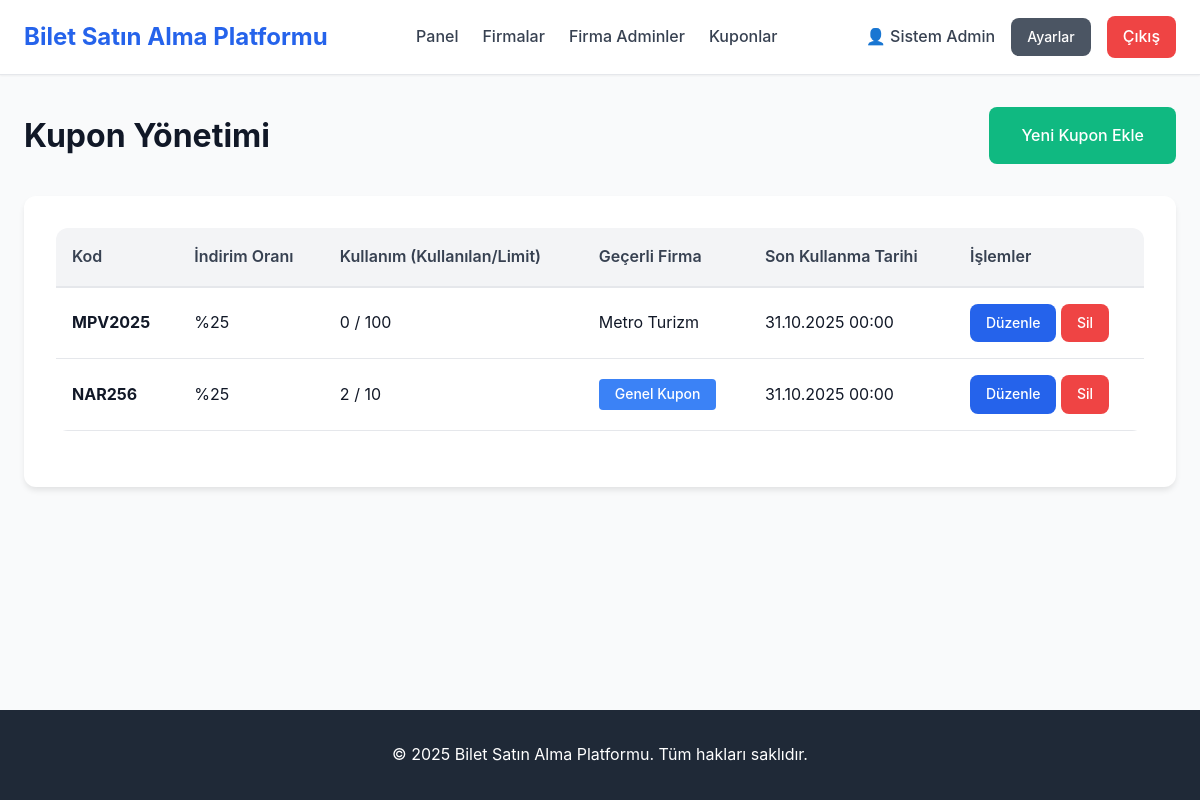
Before: /admin/coupons (signed in) with the older database file.
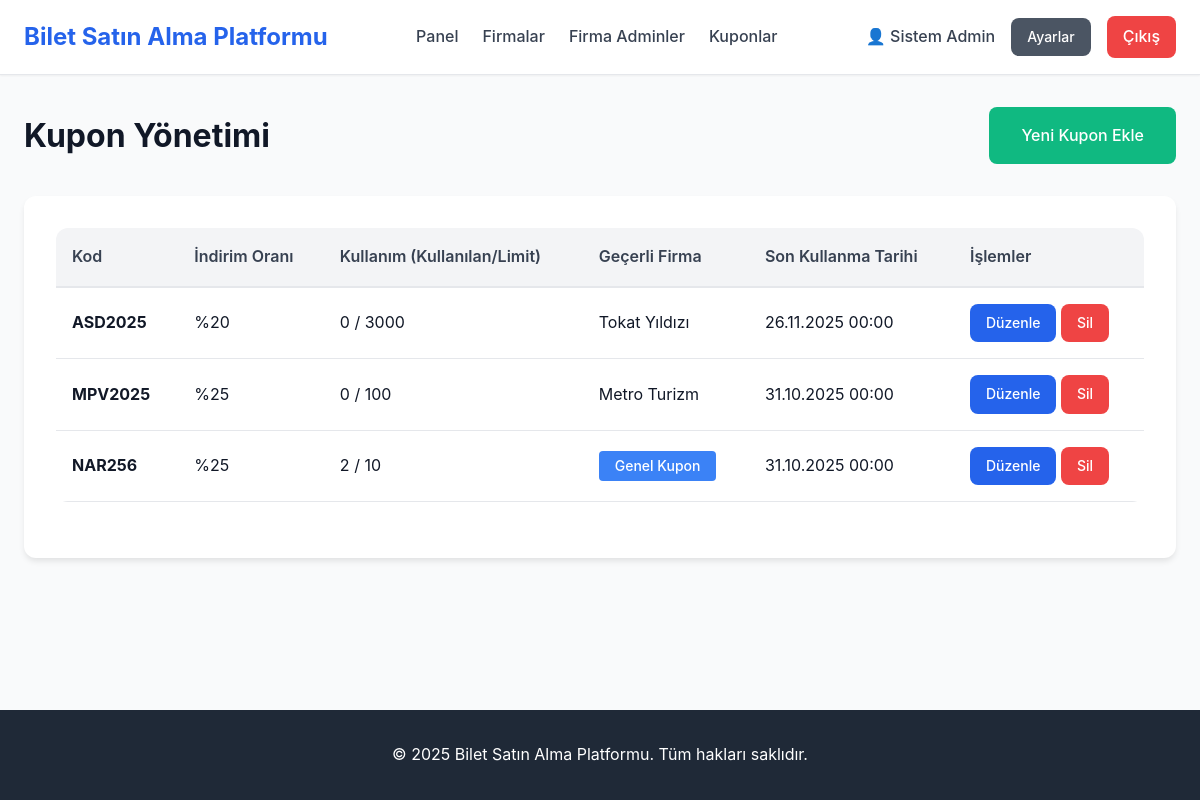
After: the same page with the newer database file.
### tables this page shows
CREATE TABLE Coupons (
    id TEXT PRIMARY KEY,                    -- UUID
    code TEXT NOT NULL UNIQUE,              -- Kupon kodu (benzersiz)
    discount REAL NOT NULL CHECK(discount > 0 AND discount <= 100),  -- İndirim oranı (%)
    company_id TEXT NULL,                   -- NULL ise global (admin), değilse firma kuponu
    usage_limit INTEGER NOT NULL,           -- Toplam kullanım limiti
    used_count INTEGER DEFAULT 0,           -- Şu ana kadar kaç kez kullanıldı
    expire_date DATETIME NOT NULL,          -- Son kullanma tarihi
    created_at TIMESTAMP DEFAULT CURRENT_TIMESTAMP,
    FOREIGN KEY (company_id) REFERENCES Bus_Company(id) ON DELETE CASCADE
);

CREATE TABLE Bus_Company (
    id TEXT PRIMARY KEY,                    -- UUID
    name TEXT NOT NULL UNIQUE,              -- Firma adı (benzersiz)
    logo_path TEXT,                         -- Logo dosya yolu
    created_at TIMESTAMP DEFAULT CURRENT_TIMESTAMP
);

### pages/admin/coupons.php (called while the page is built, shortened)
<?php
$auth = new Auth();
$db = Database::getInstance();
$auth->requireAdmin();
$coupons = $db->getAllCoupons();
require_once INCLUDES_PATH . '/header.php';
require_once VIEWS_PATH . '/admin/coupons.view.php';
require_once INCLUDES_PATH . '/footer.php';

### public/index.php (called while the page is built, shortened)
<?php
require_once __DIR__ . '/../config/config.php';
require_once __DIR__ . '/../router.php';

### config/config.php (called while the page is built, shortened)
<?php
require_once __DIR__ . '/database.php';
spl_autoload_register(function ($class) {
    $file = CLASSES_PATH . '/' . $class . '.php';
});

### config/database.php (called while the page is built, shortened)
<?php
function getDBConnection() {
    try {
        $pdo = new PDO('sqlite:' . DB_PATH);
        $pdo->setAttribute(PDO::ATTR_ERRMODE, PDO::ERRMODE_EXCEPTION);
        $pdo->exec('PRAGMA foreign_keys = ON');
        $pdo->setAttribute(PDO::FETCH_ASSOC, true);
        return $pdo;
    } catch (PDOException $e) {
        error_log("Veritabanı bağlantı hatası: " . $e->getMessage());
        if (ENVIRONMENT !== 'development') {
            die("Sistemde bir sorun oluştu. Lütfen daha sonra tekrar deneyin.");
        } else {
            die("Veritabanı bağlantı hatası: " . $e->getMessage());
        }
    }
}

### classes/Database.php (called while the page is built, shortened)
<?php
class Database {
    private $pdo;
    private static $instance = null;
    private function __construct() {
        $this->pdo = getDBConnection();
    }
    public static function getInstance() {
        if (self::$instance === null) {
            self::$instance = new self();
        }
        return self::$instance;
    }
    public function fetchAll($sql, $params = []) {
        try {
            $stmt = $this->pdo->prepare($sql);
            $stmt->execute($params);
            return $stmt->fetchAll(PDO::FETCH_ASSOC);
        } catch (PDOException $e) {
            error_log("Database Error (fetchAll): " . $e->getMessage());
            error_log("SQL: " . $sql);
            return [];
        }
    }
    public function getAllCoupons() {
        $sql = "SELECT c.*, bc.name as company_name
                FROM Coupons c
                LEFT JOIN Bus_Company bc ON c.company_id = bc.id
                ORDER BY c.created_at DESC";
        return $this->fetchAll($sql);
    }
}

### classes/Auth.php (called while the page is built, shortened)
<?php
class Auth {
    public function isLoggedIn() {
        return isset($_SESSION['logged_in']) && $_SESSION['logged_in'] === true;
    }
    public function getCurrentUser() {
        return [
            'id' => $_SESSION['user_id'],
            'email' => $_SESSION['user_email'],
            'name' => $_SESSION['user_name'],
            'role' => $_SESSION['user_role'],
            'company_id' => $_SESSION['user_company_id'] ?? null,
            'balance' => $_SESSION['user_balance'] ?? 0
        ];
    }
}

### views/admin/coupons.view.php (the view, shortened to what this page needs)
<div class="container mt-4">
    <div class="d-flex justify-content-between align-items-center mb-4">
        <h1>Kupon Yönetimi</h1>
        <a href="/admin/coupons/add" class="btn btn-success">Yeni Kupon Ekle</a>
    </div>
    <div class="card">
        <div class="card-body">
            <?php if (empty($coupons)): ?>
                <div class="alert alert-info">Sistemde kayıtlı kupon bulunmamaktadır.</div>
            <?php else: ?>
                <div class="table-container">
                    <table>
                        <thead>
                            <tr>
                                <th>Kod</th>
                                <th>İndirim Oranı</th>
                                <th>Kullanım (Kullanılan/Limit)</th>
                                <th>Geçerli Firma</th>
                                <th>Son Kullanma Tarihi</th>
                                <th>İşlemler</th>
                            </tr>
                        </thead>
                        <tbody>
                            <?php foreach ($coupons as $coupon): ?>
                                <tr>
                                    <td><strong><?= htmlspecialchars($coupon['code']) ?></strong></td>
                                    <td>%<?= htmlspecialchars($coupon['discount']) ?></td>
                                    <td><?= htmlspecialchars($coupon['used_count']) ?> / <?= htmlspecialchars($coupon['usage_limit']) ?></td>
                                    <td>
                                        <?php if ($coupon['company_name']): ?>
                                            <?= htmlspecialchars($coupon['company_name']) ?>
                                        <?php else: ?>
                                            <span class="badge badge-info">Genel Kupon</span>
                                        <?php endif; ?>
                                    </td>
                                    <td><?= date(DATETIME_FORMAT, strtotime($coupon['expire_date'])) ?></td>
                                    <td>
                                        <a href="/admin/coupons/edit?id=<?= $coupon['id'] ?>" class="btn btn-primary btn-sm">Düzenle</a>
                                        <a href="/admin/coupons/delete?id=<?= $coupon['id'] ?>" class="btn btn-danger btn-sm" onclick="return confirm('Bu kuponu silmek istediğinizden emin misiniz?')">Sil</a>
                                    </td>
                                </tr>
                            <?php endforeach; ?>
                        </tbody>
                    </table>
                </div>
            <?php endif; ?>
        </div>
    </div>
</div>

### router.php (shortened to what this page needs)
<?php
$uri = parse_url($_SERVER['REQUEST_URI'], PHP_URL_PATH);
$uri = rtrim($uri, '/');
$uri = $uri === '' ? '/' : $uri;
$routes = [
    '/' => 'pages/home.php',
    '/buy-ticket' => 'pages/buy-ticket.php',
    '/trip/([a-zA-Z0-9\-]+)' => 'pages/trip-details.php',
    '/checkout' => 'pages/checkout.php',
    '/process-payment' => 'pages/process-payment.php',
    '/apply-coupon' => 'pages/apply-coupon.php',
    '/login' => 'pages/auth/login.php',
    '/register' => 'pages/auth/register.php',
    '/logout' => 'pages/auth/logout.php',
    '/dashboard' => 'pages/user/dashboard.php',
    '/my-tickets' => 'pages/user/my-tickets.php',
    '/user/cancel-ticket' => 'pages/user/cancel-ticket.php',
    '/user/ticket-pdf' => 'pages/user/ticket-pdf.php',
    '/profile' => 'pages/user/profile.php',
    '/company/dashboard' => 'pages/company/dashboard.php',
    '/company/trips' => 'pages/company/trips.php',
    '/company/trips/add' => 'pages/company/add-trip.php',
    '/company/trips/edit' => 'pages/company/edit-trip.php',
    '/company/trips/delete' => 'pages/company/delete-trip.php',
    '/company/coupons' => 'pages/company/coupons.php',
    '/company/coupons/add' => 'pages/company/add-coupon.php',
    '/company/coupons/edit' => 'pages/company/edit-coupon.php',
    '/company/coupons/delete' => 'pages/company/delete-coupon.php',
    '/admin/dashboard' => 'pages/admin/dashboard.php',
    '/admin/companies' => 'pages/admin/companies.php',
    '/admin/companies/add' => 'pages/admin/add-company.php',
    '/admin/companies/edit' => 'pages/admin/edit-company.php',
    '/admin/companies/delete' => 'pages/admin/delete-company.php',
    '/admin/company-admins/add' => 'pages/admin/add-company-admin.php',
    '/admin/company-admins' => 'pages/admin/company-admins.php',
    '/admin/company-admins/edit' => 'pages/admin/edit-company-admin.php',
    '/admin/company-admins/delete' => 'pages/admin/delete-company-admin.php',
    '/admin/coupons' => 'pages/admin/coupons.php',
    '/admin/coupons/add' => 'pages/admin/add-coupon.php',
    '/admin/coupons/edit' => 'pages/admin/edit-coupon.php',
    '/admin/coupons/delete' => 'pages/admin/delete-coupon.php'
];
if (array_key_exists($uri, $routes)) {
    require_once ROOT_PATH . '/' . $routes[$uri];
    exit;
}

### includes/header.php (shortened to what this page needs)
<!DOCTYPE html>
<html lang="tr">
<head>
    <link rel="stylesheet" href="/assets/css/style.css">
</head>
<body>
    <?php
    if (isset($auth) && $auth->isLoggedIn() && !isset($hideNavbar)) {
        require_once INCLUDES_PATH . '/navbar.php';
    }
    ?>
    <main class="main-content">

### includes/navbar.php (shortened to what this page needs)
<?php
$currentUser = $auth->getCurrentUser();
$role = $currentUser['role'] ?? '';
?>
<nav class="navbar">
    <div class="container">
        <div class="navbar-brand">
            <a href="/"><?= SITE_NAME ?></a>
        </div>
        <ul class="navbar-menu">
            <?php if ($role === ROLE_ADMIN): ?>
                <li><a href="/admin/dashboard">Panel</a></li>
                <li><a href="/admin/companies">Firmalar</a></li>
                <li><a href="/admin/company-admins">Firma Adminler</a></li>
                <li><a href="/admin/coupons">Kuponlar</a></li>
            <?php elseif ($role === ROLE_COMPANY): ?>
                <li><a href="/company/dashboard">Panel</a></li>
                <li><a href="/company/trips">Seferler</a></li>
                <li><a href="/company/coupons">Kuponlar</a></li>
            <?php elseif ($role === ROLE_USER): ?>
                <li><a href="/">Ana Sayfa</a></li>
                <li><a href="/dashboard">Hesabım</a></li>
                <li><a href="/my-tickets">Biletlerim</a></li>
            <?php endif; ?>
        </ul>
        <div class="navbar-user">
                <span class="user-name">
                    👤 <?= htmlspecialchars($currentUser['name']) ?>
                </span>
                <a href="/profile" class="btn btn-secondary btn-sm">Ayarlar</a>
                <a href="/logout" class="btn-logout">Çıkış</a>
        </div>
    </div>
</nav>

### includes/footer.php (shortened to what this page needs)
    </main>
    <footer class="footer">
        <div class="container">
            <p>&copy; <?= date('Y') ?> <?= SITE_NAME ?>. Tüm hakları saklıdır.</p>
        </div>
    </footer>
</body>
</html>

### public/assets/css/style.css (style rules this page uses)
* { margin: 0; padding: 0; box-sizing: border-box; }
:root { --primary-color: #2563eb; --primary-hover: #1d4ed8; --secondary-color: #64748b; --success-color: #10b981; --danger-color: #ef4444; --warning-color: #f59e0b; --info-color: #3b82f6; --gray-50: #f9fafb; --gray-100: #f3f4f6; --gray-200: #e5e7eb; --gray-300: #d1d5db; --gray-400: #9ca3af; --gray-500: #6b7280; --gray-600: #4b5563; --gray-700: #374151; --gray-800: #1f2937; --gray-900: #111827; --spacing-xs: 0.25rem; --spacing-sm: 0.5rem; --spacing-md: 1rem; --spacing-lg: 1.5rem; --spacing-xl: 2rem; --spacing-2xl: 3rem; --radius-sm: 0.25rem; --radius-md: 0.5rem; --radius-lg: 0.75rem; --radius-xl: 1rem; --shadow-sm: 0 1px 2px 0 rgba(0, 0, 0, 0.05); --shadow-md: 0 4px 6px -1px rgba(0, 0, 0, 0.1); --shadow-lg: 0 10px 15px -3px rgba(0, 0, 0, 0.1); --shadow-xl: 0 20px 25px -5px rgba(0, 0, 0, 0.1); }
body { font-family: -apple-system, BlinkMacSystemFont, 'Segoe UI', Roboto, 'Helvetica Neue', Arial, sans-serif; font-size: 16px; line-height: 1.6; color: var(--gray-900); background-color: var(--gray-50); min-height: 100vh; display: flex; flex-direction: column; }
.main-content { flex: 1; padding-bottom: var(--spacing-2xl); }
.container { width: 100%; max-width: 1200px; margin: 0 auto; padding: 0 var(--spacing-lg); }
.navbar { background-color: white; box-shadow: var(--shadow-sm); position: sticky; top: 0; z-index: 1000; border-bottom: 1px solid var(--gray-200); }
.navbar .container { display: flex; align-items: center; justify-content: space-between; padding-top: var(--spacing-md); padding-bottom: var(--spacing-md); }
.navbar-brand a { font-size: 1.5rem; font-weight: 700; color: var(--primary-color); text-decoration: none; }
.navbar-menu { display: flex; list-style: none; gap: var(--spacing-lg); }
.navbar-menu li a { color: var(--gray-700); text-decoration: none; font-weight: 500; transition: color 0.2s; }
.navbar-user { display: flex; align-items: center; gap: var(--spacing-md); }
.user-name { color: var(--gray-700); font-weight: 500; }
.btn-logout { background-color: var(--danger-color); color: white; padding: var(--spacing-sm) var(--spacing-md); border-radius: var(--radius-md); text-decoration: none; font-weight: 500; transition: background-color 0.2s; }
.footer { background-color: var(--gray-800); color: white; padding: var(--spacing-xl) 0; margin-top: auto; }
.footer .container { text-align: center; }
.btn { display: inline-block; padding: var(--spacing-md) var(--spacing-xl); border: none; border-radius: var(--radius-md); font-size: 1rem; font-weight: 500; text-align: center; text-decoration: none; cursor: pointer; transition: all 0.2s; }
.btn-primary { background-color: var(--primary-color); color: white; }
.btn-secondary { background-color: var(--gray-600); color: white; }
.btn-success { background-color: var(--success-color); color: white; }
.btn-danger { background-color: var(--danger-color); color: white; }
.btn-sm { padding: var(--spacing-sm) var(--spacing-md); font-size: 0.875rem; }
.card { background: white; border-radius: var(--radius-lg); box-shadow: var(--shadow-md); padding: var(--spacing-xl); margin-bottom: var(--spacing-lg); }
.card-body { margin-bottom: var(--spacing-lg); }
.table-container { overflow-x: auto; margin-bottom: var(--spacing-lg); }
table { width: 100%; border-collapse: collapse; background: white; border-radius: var(--radius-lg); overflow: hidden; }
thead { background-color: var(--gray-100); }
th { padding: var(--spacing-md); text-align: left; font-weight: 600; color: var(--gray-700); border-bottom: 2px solid var(--gray-200); }
td { padding: var(--spacing-md); border-bottom: 1px solid var(--gray-200); }
.badge { display: inline-block; padding: var(--spacing-xs) var(--spacing-md); border-radius: var(--radius-sm); font-size: 0.875rem; font-weight: 500; }
.badge-info { background-color: var(--info-color); color: white; }
.mt-4 { margin-top: var(--spacing-xl); }
.mb-4 { margin-bottom: var(--spacing-xl); }

### views/admin/coupons.view.php (style rules this page uses)
.d-flex { display: flex; }
.justify-content-between { justify-content: space-between; }
.align-items-center { align-items: center; }

Changed rows visible on the page:
added coupons: code "ASD2025", discount "20", used_count "0", usage_limit "3000", company.name "Tokat Yıldızı", expire_date "26.11.2025 00:00"
